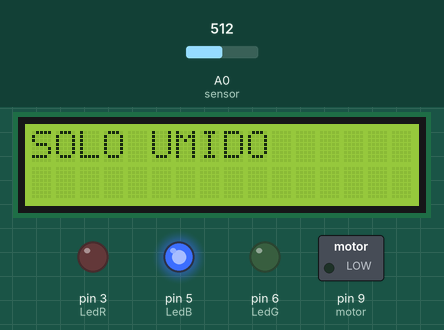
Bench run of a sketch on a simulated Arduino Uno, built with avr-gcc and run on an emulated ATmega328P. On the bench: 16×2 character LCD, switched loads named in the sketch (green lamp = pin HIGH), output pins drawn as LEDs (lit = HIGH). The inputs (shaded band) are chosen by the test bench; at power-on: A0 (sensor) = 512. What the sketch prints to the serial monitor is not drawn.

Above: at 2.4 s.
2.5 s: A0 (sensor) set to 487
At 6.2 s:
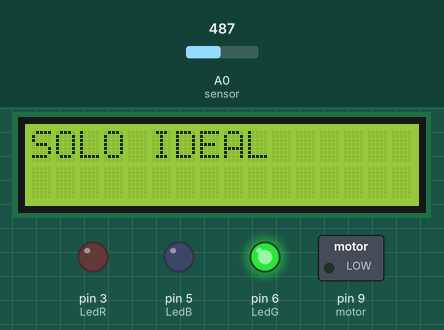
7.0 s: A0 (sensor) set to 309
10.3 s: A0 (sensor) set to 289
At 14.1 s:
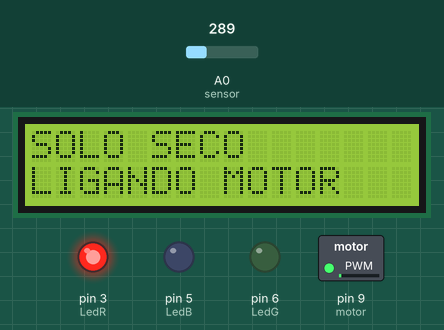
Timing chart, 0 to 15.6 s (numbered marks = the images above; inputs shaded):
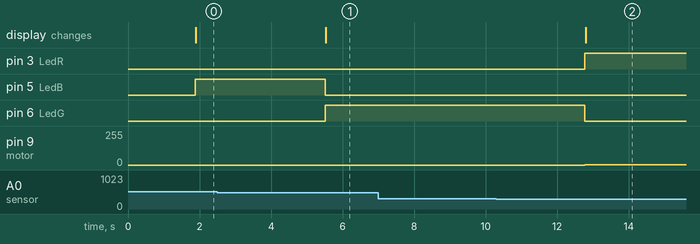

The sketch:

umidade_do_solo_com_motor1.ino
```cpp
#include <LiquidCrystal_I2C.h>

// INICIALIZAR O LCD NO ENDEREÇO I2C 0X20 COM 16 COLUNAS E 2 LINHAS
LiquidCrystal_I2C telaLcd(0x20, 16, 2);

// BIBLIOTECA PARA CONEXÃO SERIAL DO SENSOR
#include <SoftwareSerial.h>

// DEFINIÇÃO DOS PINOS PARA OS COMPONENTES
int sensor = A0;  // PINO DO SENSOR DE UMIDADE DO SOLO
int LedR = 3;     // PINO DO LED VERMELHO (INDICA SOLO SECO)
int LedG = 6;     // PINO DO LED VERDE (INDICA SOLO IDEAL)
int LedB = 5;     // PINO DO LED AZUL (INDICA SOLO ÚMIDO)
int motor = 9;    // PINO DO MOTOR (ACIONADO QUANDO O SOLO ESTÁ SECO)

void setup() {

  // INICIALIZAR A TELA LCD
  telaLcd.init();

  // LIMPAR QUALQUER DADO QUE ESTEJA NA TELA DO LCD
  telaLcd.clear();

  // EXIBIR UMA MENSAGEM DE INICIALIZAÇÃO NO LCD
  telaLcd.setCursor(0, 0); // DEFINIR O CURSOR PARA A POSIÇÃO (COLUNA 0, LINHA 0)
  telaLcd.print("INICIALIZANDO..."); // EXIBE "INICIALIZANDO..." NA PRIMEIRA LINHA

  // ATIVAR A LUZ DE FUNDO DO LCD
  telaLcd.backlight();

  // DEFINIR O SENSOR COMO ENTRADA
  pinMode(sensor, INPUT);

  // INICIALIZAR A COMUNICAÇÃO SERIAL COM O COMPUTADOR PARA DEPURAÇÃO
  Serial.begin(9600);

  // DEFINIR OS PINOS DOS LEDS COMO SAÍDA
  pinMode(LedR, OUTPUT);
  pinMode(LedG, OUTPUT);
  pinMode(LedB, OUTPUT);

  // DEFINIR O PINO DO MOTOR COMO SAÍDA
  pinMode(motor, OUTPUT);
}

void loop() {
  // LER O VALOR DO SENSOR DE UMIDADE DO SOLO (0 A 1023)
  int umidade = analogRead(sensor);

  // EXIBIR O VALOR DA UMIDADE NO MONITOR SERIAL PARA DEPURAÇÃO
  Serial.print("UMIDADE DO SOLO: ");
  Serial.println(umidade);
  delay(1000);

  // VERIFICAR O NÍVEL DE UMIDADE DO SOLO E ATUALIZAR LEDS E MOTOR
  if (umidade < 300) {  // CONDIÇÃO PARA SOLO SECO
    Serial.println("SOLO SECO");
    Serial.println(umidade);

    delay(800);

    // ACENDER O LED VERMELHO PARA INDICAR SOLO SECO
    analogWrite(LedR, 255);  // ACENDER O LED VERMELHO
    analogWrite(LedG, 0);    // APAGAR O LED VERDE
    analogWrite(LedB, 0);    // APAGAR O LED AZUL
    analogWrite(motor, HIGH); // LIGAR O MOTOR (ACIONAR BOMBA DE ÁGUA)

    // LIMPAR A TELA LCD E EXIBIR NOVA MENSAGEM PARA SOLO SECO
    telaLcd.clear();
    telaLcd.setCursor(0, 0); // DEFINIR O CURSOR PARA A POSIÇÃO (COLUNA 0, LINHA 0)
    telaLcd.print("SOLO SECO"); // EXIBIR "SOLO SECO" NA PRIMEIRA LINHA
    telaLcd.setCursor(0, 1); // DEFINIR O CURSOR PARA A SEGUNDA LINHA
    telaLcd.print("LIGANDO MOTOR"); // EXIBIR "LIGANDO MOTOR" NA SEGUNDA LINHA

    delay(600);  // PEQUENA PAUSA ANTES DE CONTINUAR O LOOP
  }

  // CONDIÇÃO PARA SOLO IDEAL (UMIDADE ENTRE 300 E 500)
  if (umidade > 300 && umidade < 500) {
    Serial.println("SOLO IDEAL");
    Serial.println(umidade);
    delay(800);

    // ACENDER O LED VERDE PARA INDICAR SOLO IDEAL
    analogWrite(LedR, 0);    // APAGAR O LED VERMELHO
    analogWrite(LedG, 255);  // ACENDER O LED VERDE
    analogWrite(LedB, 0);    // APAGAR O LED AZUL
    analogWrite(motor, LOW); // DESLIGAR O MOTOR (NÃO É NECESSÁRIO REGAR)

    // LIMPAR A TELA LCD E EXIBIR NOVA MENSAGEM PARA SOLO IDEAL
    telaLcd.clear();
    telaLcd.setCursor(0, 0); // DEFINIR O CURSOR PARA A POSIÇÃO (COLUNA 0, LINHA 0)
    telaLcd.print("SOLO IDEAL"); // EXIBIR "SOLO IDEAL" NA TELA
  }

  // CONDIÇÃO PARA SOLO ÚMIDO (UMIDADE ENTRE 500 E 876)
  if (umidade > 500 && umidade < 876) {
    Serial.println("SOLO UMIDO");
    Serial.println(umidade);
    delay(800);

    // ACENDER O LED AZUL PARA INDICAR SOLO ÚMIDO
    analogWrite(LedR, 0);    // APAGAR O LED VERMELHO
    analogWrite(LedG, 0);    // APAGAR O LED VERDE
    analogWrite(LedB, 255);  // ACENDER O LED AZUL
    analogWrite(motor, LOW); // DESLIGAR O MOTOR (SOLO JÁ ESTÁ ÚMIDO)

    // LIMPAR A TELA LCD E EXIBIR NOVA MENSAGEM PARA SOLO ÚMIDO
    telaLcd.clear();
    telaLcd.setCursor(0, 0); // DEFINIR O CURSOR PARA A POSIÇÃO (COLUNA 0, LINHA 0)
    telaLcd.print("SOLO UMIDO"); // EXIBIR "SOLO UMIDO" NA TELA
  }
}
```

Measured:
- the behaviour switches between 500 and 499 on A0 (sensor) (found by bisection; images 0 and 1)
- the behaviour switches between 300 and 299 on A0 (sensor) (found by bisection; images 1 and 2)
- after the input at 2.5 s, pin 5 (LedB): HIGH → LOW after 3.0 s; pin 6 (LedG): LOW → HIGH after 3.0 s; the display: changes after 3.0 s (image 1)
- after the input at 7.0 s, every drawn part: stays the same
- after the input at 10.3 s, pin 3 (LedR): LOW → HIGH after 2.5 s; pin 6 (LedG): HIGH → LOW after 2.5 s; pin 9 (motor): 0/255 → 1/255 after 2.5 s; the display: changes after 2.5 s (image 2)
